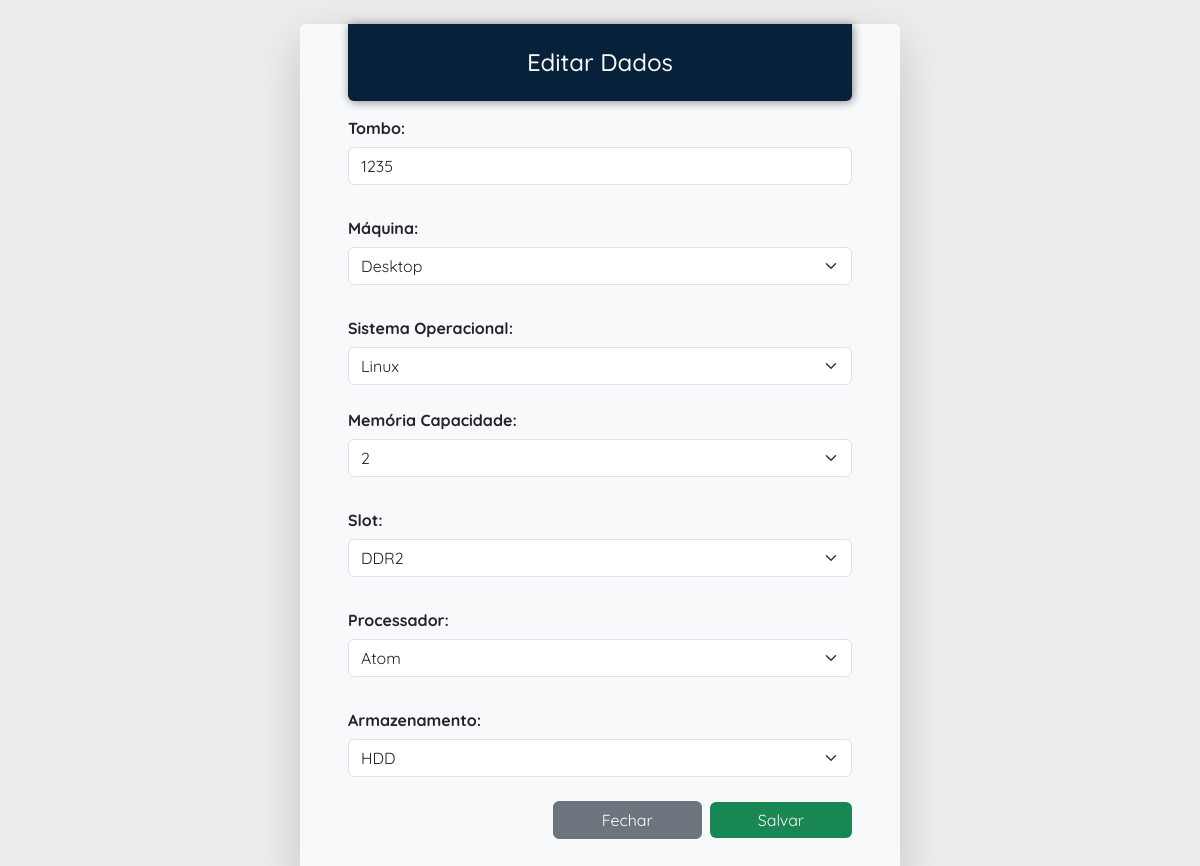
/scripts/editar_dados.php?id=5, run on the app's committed database.
### tables this page shows
CREATE TABLE `maquinas` (
  `id` int(10) NOT NULL,
  `tombo` int(10) NOT NULL,
  `maquina` varchar(10) NOT NULL,
  `sistema` varchar(10) NOT NULL,
  `memoria` int(10) NOT NULL,
  `slot` varchar(10) NOT NULL,
  `processador` varchar(15) NOT NULL,
  `armazenamento` varchar(10) NOT NULL
);

### scripts/editar_dados.php (the view, shortened to what this page needs)
<?php
if(!empty($_GET['id'])) {
    include_once 'config.php';
    $id = $_GET['id'];
    $sqlSelect = "SELECT * FROM maquinas WHERE id = $id";
    $result = mysqli_query($conexao, $sqlSelect);
    if($result->num_rows > 0) {
        while($row = mysqli_fetch_assoc($result)) {
            $tombo         = $row['tombo'];
            $maquina       = $row['maquina'];
            $sistema       = $row['sistema'];
            $memoria       = $row['memoria'];
            $slot          = $row['slot'];
            $processador   = $row['processador'];
            $armazenamento = $row['armazenamento'];
        }
    }
    else {
        header('Location: pages/maquinas.php');
    }
    } else {
        header('Location: ../index.php?content=maquinas');
    }
?>
<!DOCTYPE html>
<html lang="pt-br">
<head>
    <link href="https://cdn.jsdelivr.net/npm/bootstrap@5.3.0/dist/css/bootstrap.min.css" rel="stylesheet"
>
    <link rel="stylesheet" href="https://cdn.jsdelivr.net/npm/bootstrap-icons@1.10.5/font/bootstrap-icons.css">
    <link rel="stylesheet" href="../css/style.css">
</head>
<body>
    <div class="container pe-5 pb-5 ps-5 mt-4 mb-4 bg-light rounded shadow-lg text-dark w-50" style="margin-top: 4em;">
        <h1 class="fs-4 w-100 text-center nav-color text-light p-4 rounded-0 rounded-bottom d-block">Editar Dados</h1>
        <form action="saveEdit.php" method="POST">
            <div class="mb-4">
                <label for="tombo" class="col-form-label fw-bold">Tombo:</label>
                <input type="number" class="form-control" id="tombo" name="tombo" value="<?php echo $tombo ?>" required>
            </div>
            <div class="mb-4">
                <label for="maquina" class="col-form-label fw-bold">Máquina:</label>
                <select class="form-select" id="maquina" name="maquina" value="<?php echo $maquina ?>" required>
                    <option value="Desktop" <?php if ($maquina === "Desktop") echo "selected"; ?>>Desktop</option>
                </select>
            </div>
            <div class="mb-3">
                <label for="maquina" class="col-form-label fw-bold">Sistema Operacional:</label>
                <select class="form-select" id="sistema" name="sistema" required>
                    <option value="Linux"   <?php if ($sistema === "Linux")   echo "selected"; ?>>Linux</option>
                </select>
            </div>
            <div class="mb-4">
                <label for="memoria" class="col-form-label fw-bold">Memória Capacidade:</label>
                <select class="form-select" id="memoria" name="memoria" required>
                    <option value="2"       <?php if ($memoria === "2")  echo "selected"; ?>>2</option>
                </select>
            </div>
            <div class="mb-4">
                <label for="slot" class="col-form-label fw-bold">Slot:</label>
                <select class="form-select" id="slot" name="slot" required>
                    <option value="DDR2" <?php if ($slot === "DDR2") echo "selected"; ?>>DDR2</option>
                </select>
            </div>
            <div class="mb-4">
                <label for="processador" class="col-form-label fw-bold">Processador:</label>
                <select class="form-select" id="processador" name="processador" value="<?php echo $processador ?>" required>
                    <option value="Atom"    <?php if ($processador === "Atom")    echo "selected"; ?>>Atom</option>
                </select>
            </div>
            <div class="mb-4">
                <label for="maquina" class="col-form-label fw-bold">Armazenamento:</label>
                <select class="form-select" id="armazenamento" name="armazenamento" value="<?php echo $armazenamento ?>"
                    required>
                    <option value="HDD" <?php if ($armazenamento === "HDD") echo "selected"; ?>>HDD</option>
                </select>
            </div>
            <div class="modal-footer gap-2 mt-4">
                <a href="../index.php?content=maquinas"><button type="button" class="btn btn-secondary close pe-5 ps-5"
                        data-dismiss="modal">Fechar</button></a>
                <input type="submit" value="Salvar" class="btn btn-primary btn-success text-light border-0 pe-5 ps-5" id="update" name="update">
            </div>
        </form>
    </div>
</body>
</html>

### css/style.css (style rules this page uses)
body { background-color: #eeeded; margin: 0; padding: 0; font-family: 'Quicksand', sans-serif; font-weight: bold; }
.nav-color { background-color: #07213a; box-shadow: 1px 1px 10px rgba(0, 0, 0, 0.466); }

### data on the page
maquinas: tombo "1235", maquina "Desktop", sistema "Linux", memoria "2", slot "DDR2", processador "Atom", armazenamento "HDD"
